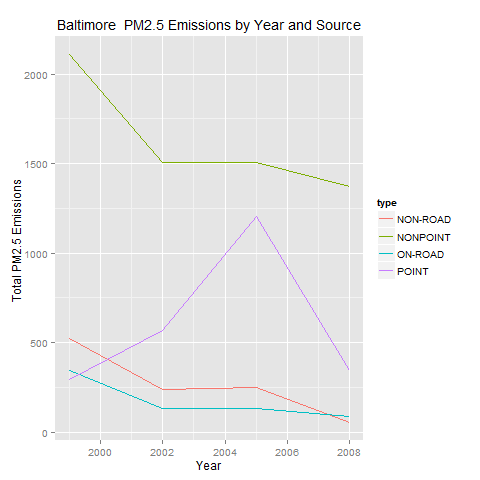

Source code (R):
library(plyr)
library(ggplot2)



sum.balti.PM25.By.Year.type <- ddply(NEI.Balti, .(year, type), function(x) sum(x$Emissions))


png("plot3.png")
qplot(year, V1, data=sum.balti.PM25.By.Year.type, color=type, geom="line") +
  ggtitle(expression("Baltimore " ~ PM2.5 ~ "Emissions by Year and Source")) +
  xlab("Year") +
  ylab(expression("Total" ~ PM2.5 ~ "Emissions"))
dev.off()